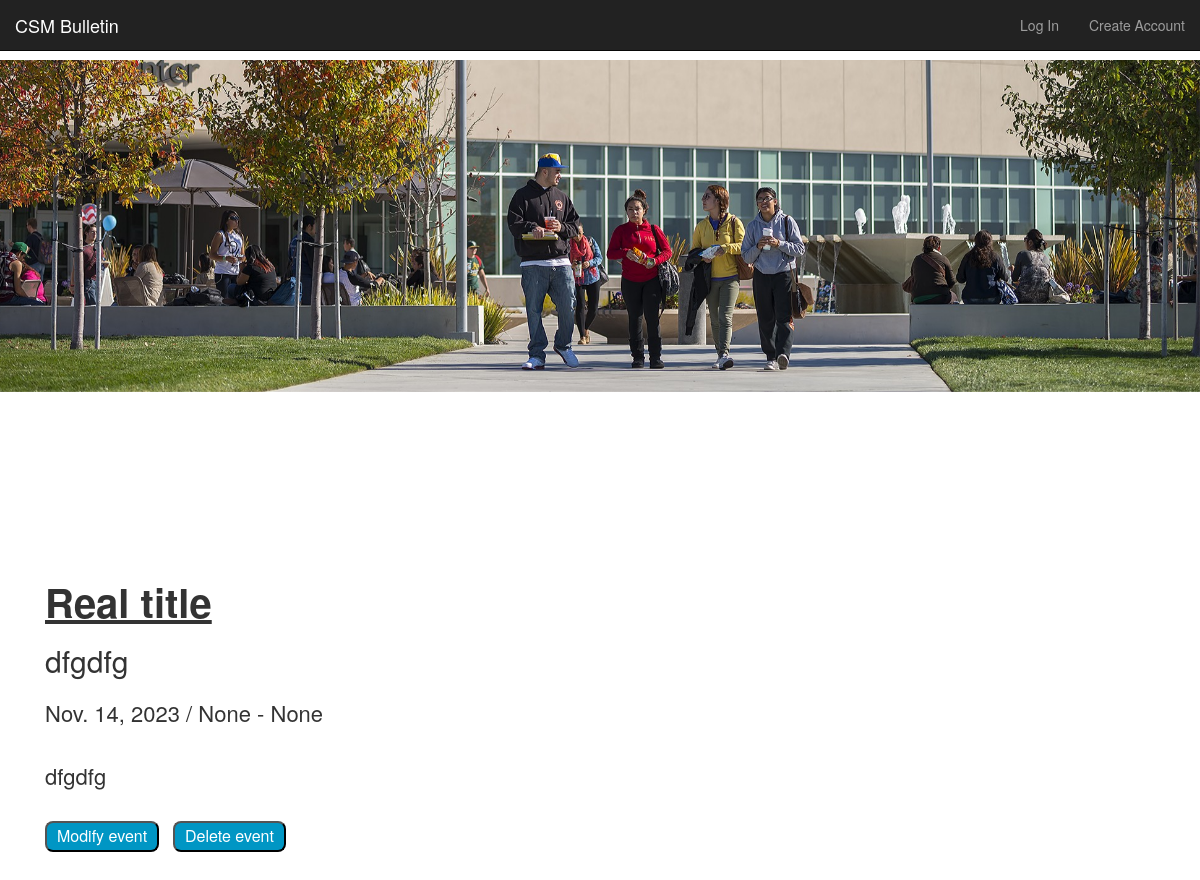
Page /event/10/ on the earlier database version.
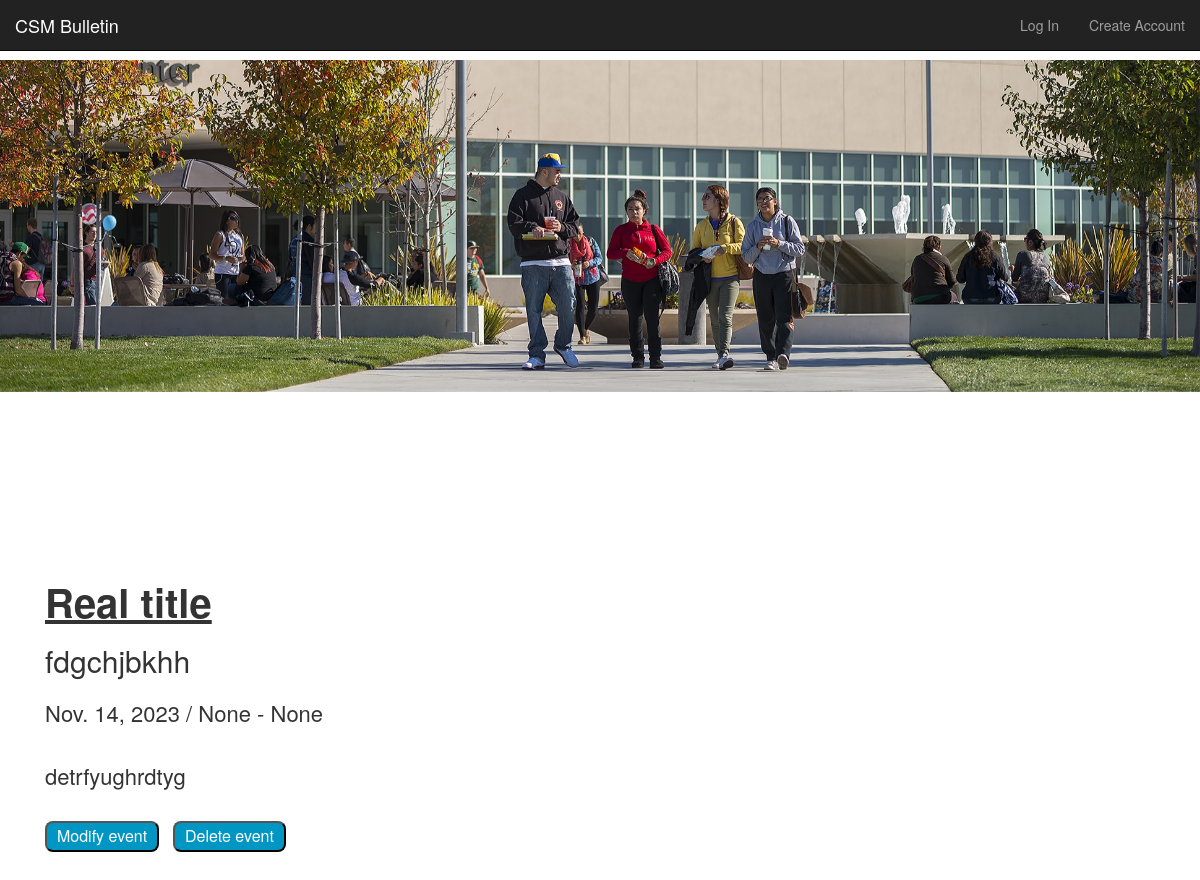
Same page on the later database version.
### events/models.py (models this page shows, shortened)
class Event(models.Model):  # makes an event class with five atributes
    title        = models.CharField(max_length=120) # make title limited to 120 chars
    description  = models.TextField(blank=True, default='') # make description not required
    repeats      = models.BooleanField(default=False)
    approved     = models.BooleanField(default=False)
    date         = models.DateField()
    start_time   = models.TimeField()
    end_time     = models.TimeField()
    posting_club = models.CharField(max_length=100)
    upload       = models.ImageField(upload_to='events/static', default='', blank=True)

### events/views.py (the view)
def event_detail_view(request, id):         # shows one event
    obj = get_object_or_404(Event, id=id)   # get object id=id, if it does not exist throw 404 error
    if obj.approved == True:
        context = {                             # defines what to pass in to event_detail.html
            'object': obj,
        }
        return render(request, 'events/event_detail.html', context)
    else:
        return HttpResponse("<h1>This event has not been approved</h1>")

### events/templates/events/event_detail.html
{% extends 'base.html' %}
{% block content %}
{% load static %} <link rel="stylesheet" href="{% static 'eventdetails.css' %}">
<div class="fixed-bg"></div>
<body>
<h1>{{ object.title }}</h1>
<h2>{{ object.posting_club }}</h2>
<p>
    {{ object.date }} / {{ object.start_time }} - {{ object.end_time }}{% if object.repeats %} / Repeats{% else %}{% endif %}
    <br><br>
    {% if object.description %}{{ object.description }}{% else %}Description coming soon{% endif %}
</p>
<br>
<a href="/event/update/{{ object.id }}"><button>Modify event</button></a>
<a href="/event/delete/{{ object.id }}"><button>Delete event</button></a>
</body>
{% endblock %}

Differences in the rows shown:
changed Event "Real title": posting_club "dfgdfg" → "fdgchjbkhh"; description "dfgdfg" → "detrfyughrdtyg"
